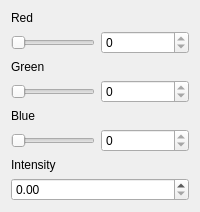
                               <widget class="QWidget" name="tab_15">
                                <attribute name="title">
                                 <string>Colors</string>
                                </attribute>
                                <layout class="QVBoxLayout" name="verticalLayout_30">
                                 <item>
                                  <layout class="QGridLayout" name="gridLayout_24">
                                   <item row="4" column="0">
                                    <widget class="QSlider" name="hslider_renderer_lighting_SpotLights_colors_red">
                                     <property name="sizePolicy">
                                      <sizepolicy hsizetype="Maximum" vsizetype="Maximum">
                                       <horstretch>0</horstretch>
                                       <verstretch>0</verstretch>
                                      </sizepolicy>
                                     </property>
                                     <property name="maximum">
                                      <number>255</number>
                                     </property>
                                     <property name="value">
                                      <number>0</number>
                                     </property>
                                     <property name="orientation">
                                      <enum>Qt::Orientation::Horizontal</enum>
                                     </property>
                                    </widget>
                                   </item>
                                   <item row="3" column="0">
                                    <widget class="QLabel" name="label_18">
                                     <property name="text">
                                      <string>Red</string>
                                     </property>
                                    </widget>
                                   </item>
                                   <item row="5" column="0">
                                    <widget class="QLabel" name="label_19">
                                     <property name="text">
                                      <string>Green</string>
                                     </property>
                                    </widget>
                                   </item>
                                   <item row="6" column="1">
                                    <widget class="QSpinBox" name="spinbox_renderer_lighting_SpotLights_colors_green">
                                     <property name="readOnly">
                                      <bool>true</bool>
                                     </property>
                                     <property name="maximum">
                                      <number>255</number>
                                     </property>
                                    </widget>
                                   </item>
                                   <item row="8" column="0">
                                    <widget class="QSlider" name="hslider_renderer_lighting_SpotLights_colors_blue">
                                     <property name="sizePolicy">
                                      <sizepolicy hsizetype="Maximum" vsizetype="Maximum">
                                       <horstretch>0</horstretch>
                                       <verstretch>0</verstretch>
                                      </sizepolicy>
                                     </property>
                                     <property name="maximum">
                                      <number>255</number>
                                     </property>
                                     <property name="orientation">
                                      <enum>Qt::Orientation::Horizontal</enum>
                                     </property>
                                    </widget>
                                   </item>
                                   <item row="6" column="0">
                                    <widget class="QSlider" name="hslider_renderer_lighting_SpotLights_colors_green">
                                     <property name="sizePolicy">
                                      <sizepolicy hsizetype="Maximum" vsizetype="Maximum">
                                       <horstretch>0</horstretch>
                                       <verstretch>0</verstretch>
                                      </sizepolicy>
                                     </property>
                                     <property name="maximum">
                                      <number>255</number>
                                     </property>
                                     <property name="orientation">
                                      <enum>Qt::Orientation::Horizontal</enum>
                                     </property>
                                    </widget>
                                   </item>
                                   <item row="4" column="1">
                                    <widget class="QSpinBox" name="spinbox_renderer_lighting_SpotLights_colors_red">
                                     <property name="readOnly">
                                      <bool>true</bool>
                                     </property>
                                     <property name="maximum">
                                      <number>255</number>
                                     </property>
                                    </widget>
                                   </item>
                                   <item row="8" column="1">
                                    <widget class="QSpinBox" name="spinbox_renderer_lighting_SpotLights_colors_blue">
                                     <property name="readOnly">
                                      <bool>true</bool>
                                     </property>
                                     <property name="maximum">
                                      <number>255</number>
                                     </property>
                                    </widget>
                                   </item>
                                   <item row="7" column="0">
                                    <widget class="QLabel" name="label_20">
                                     <property name="text">
                                      <string>Blue</string>
                                     </property>
                                    </widget>
                                   </item>
                                  </layout>
                                 </item>
                                 <item>
                                  <widget class="QLabel" name="label_21">
                                   <property name="text">
                                    <string>Intensity</string>
                                   </property>
                                  </widget>
                                 </item>
                                 <item>
                                  <widget class="QDoubleSpinBox" name="dspinbox_renderer_lighting_SpotLights_intensity"/>
                                 </item>
                                </layout>
                               </widget>
